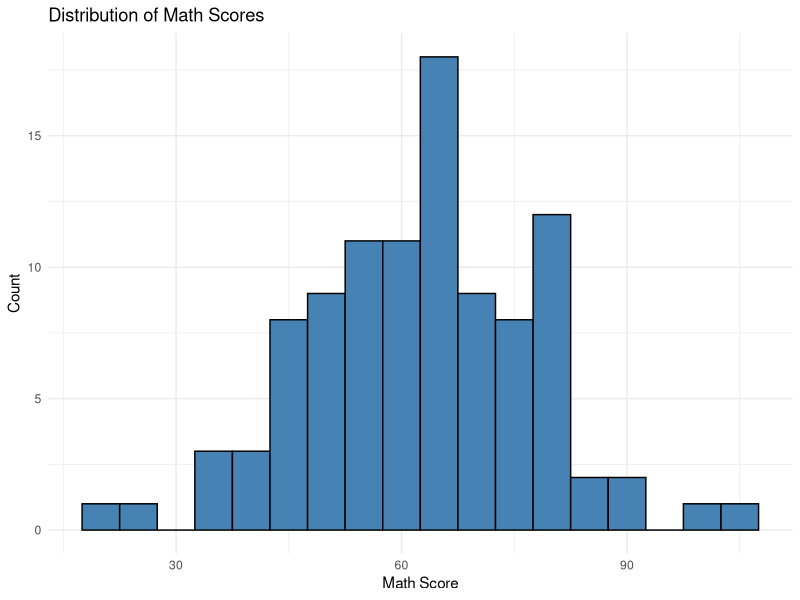
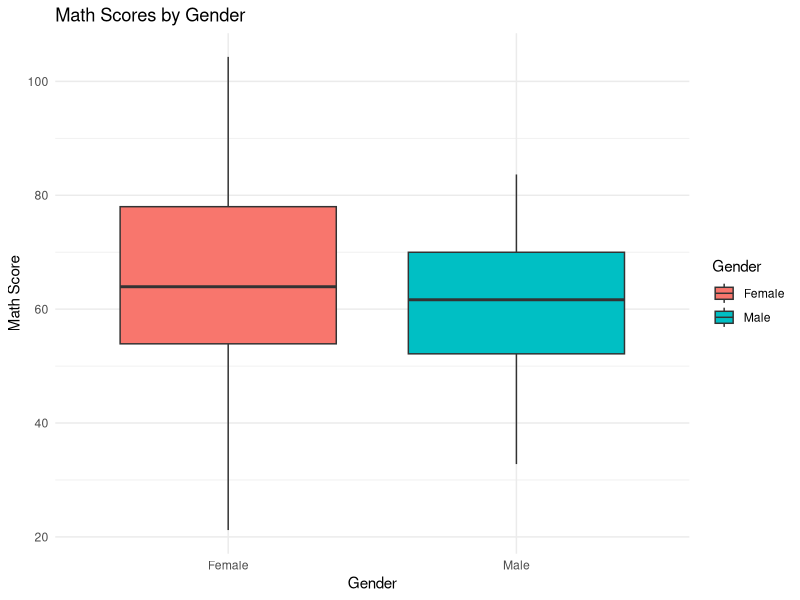
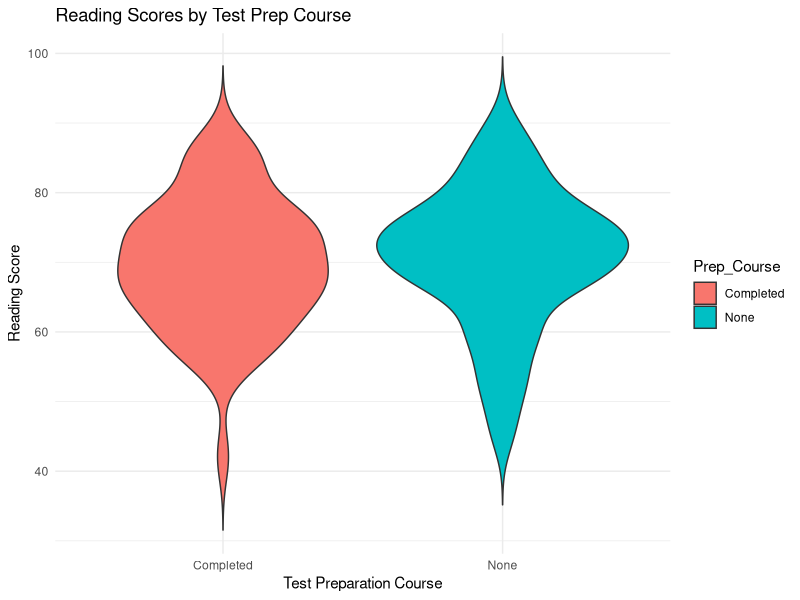
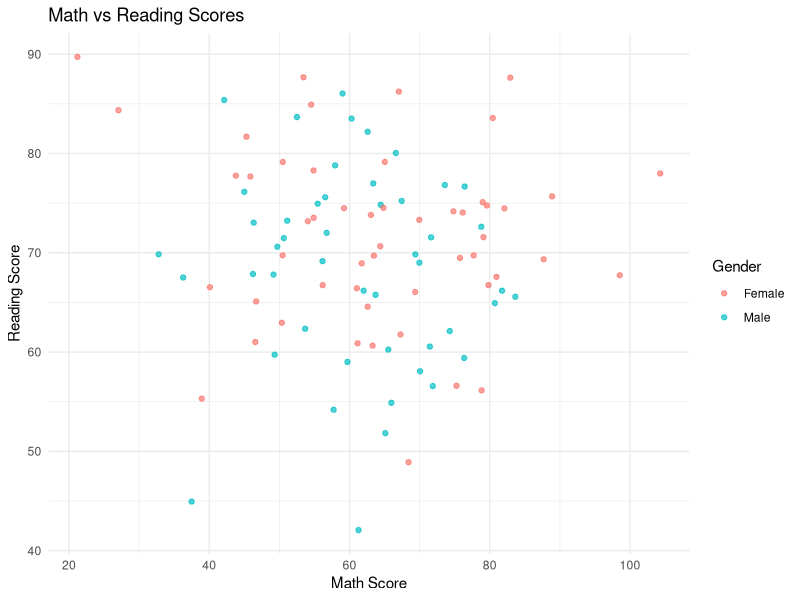
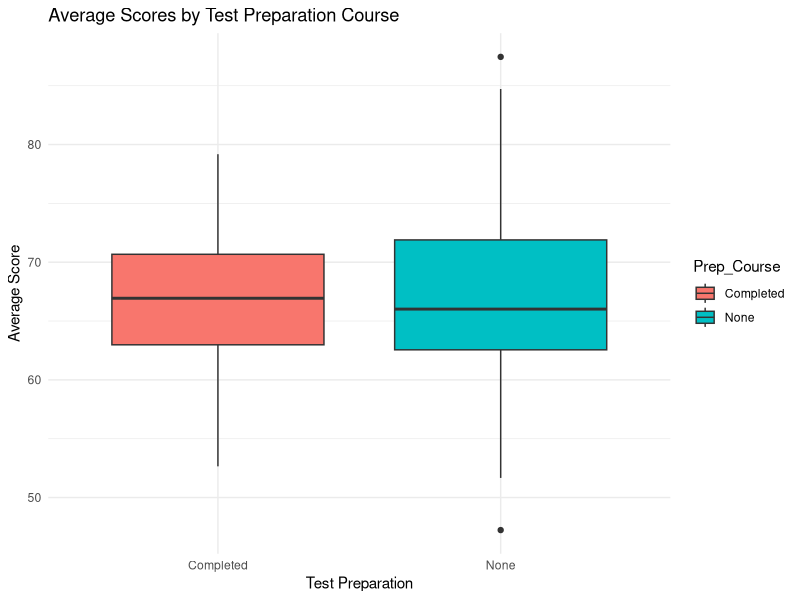

Source code (R) for these figures, in order:
# EXPERIMENT 5
# Title: PERFORM ANALYSIS AND VISUALIZATIONS ON STUDENT TEST PERFORMANCE DATA USING GGPLOT
# Aim: To perform various analysis and visualization on student test performance using ggplot features.

student_data <- data.frame(
  Gender = sample(c("Male", "Female"), 100, replace = TRUE),
  Math_Score = rnorm(100, mean = 65, sd = 15),
  Reading_Score = rnorm(100, mean = 70, sd = 10),
  Writing_Score = rnorm(100, mean = 68, sd = 12),
  Prep_Course = sample(c("Completed", "None"), 100, replace = TRUE)
)
print("--- Student Performance Data Head ---")
print(head(student_data))

library(ggplot2)

# 1. Distribution of Math Scores
p1 <- ggplot(student_data, aes(x = Math_Score)) +
  geom_histogram(binwidth = 5, fill = "steelblue", color = "black") +
  theme_minimal() +
  labs(title = "Distribution of Math Scores", x = "Math Score", y = "Count")
print(p1)

# 2. Math Scores by Gender (Boxplot)
p2 <- ggplot(student_data, aes(x = Gender, y = Math_Score, fill = Gender)) +
  geom_boxplot() +
  theme_minimal() +
  labs(title = "Math Scores by Gender", x = "Gender", y = "Math Score")
print(p2)

# 3. Reading Scores by Prep Course (Violin Plot)
p3 <- ggplot(student_data, aes(x = Prep_Course, y = Reading_Score, fill = Prep_Course)) +
  geom_violin(trim = FALSE) +
  theme_minimal() +
  labs(title = "Reading Scores by Test Prep Course", x = "Test Preparation Course", y = "Reading Score")
print(p3)

# 4. Math vs Reading Scores by Gender (Scatter Plot)
p4 <- ggplot(student_data, aes(x = Math_Score, y = Reading_Score, color = Gender)) +
  geom_point(alpha = 0.7) +
  theme_minimal() +
  labs(title = "Math vs Reading Scores", x = "Math Score", y = "Reading Score")
print(p4)

# 5. Average Score Calculation and Boxplot
student_data$Average_Score <- rowMeans(student_data[, c("Math_Score", "Reading_Score", "Writing_Score")])

p5 <- ggplot(student_data, aes(x = Prep_Course, y = Average_Score, fill = Prep_Course)) +
  geom_boxplot() +
  theme_minimal() +
  labs(title = "Average Scores by Test Preparation Course", x = "Test Preparation", y = "Average Score")
print(p5)

cat("\\nResult: Thus, the R programs were written and executed to perform analysis and visualization on student test performance data using ggplot features.\\n")
